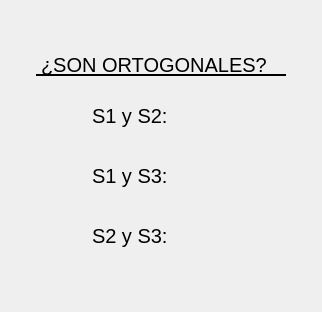
                <widget class="QWidget" name="tab_18">
                 <attribute name="title">
                  <string>Ortogonalidad</string>
                 </attribute>
                 <layout class="QGridLayout" name="gridLayout_9">
                  <item row="0" column="0">
                   <widget class="QFrame" name="frame_47">
                    <property name="minimumSize">
                     <size>
                      <width>0</width>
                      <height>185</height>
                     </size>
                    </property>
                    <property name="styleSheet">
                     <string notr="true">QFrame{
border: none
}</string>
                    </property>
                    <property name="frameShape">
                     <enum>QFrame::StyledPanel</enum>
                    </property>
                    <property name="frameShadow">
                     <enum>QFrame::Raised</enum>
                    </property>
                    <layout class="QGridLayout" name="gridLayout_18">
                     <property name="leftMargin">
                      <number>0</number>
                     </property>
                     <property name="topMargin">
                      <number>0</number>
                     </property>
                     <property name="rightMargin">
                      <number>0</number>
                     </property>
                     <property name="bottomMargin">
                      <number>0</number>
                     </property>
                     <property name="verticalSpacing">
                      <number>10</number>
                     </property>
                     <item row="4" column="0">
                      <widget class="QFrame" name="frame_107">
                       <property name="minimumSize">
                        <size>
                         <width>300</width>
                         <height>50</height>
                        </size>
                       </property>
                       <property name="maximumSize">
                        <size>
                         <width>300</width>
                         <height>50</height>
                        </size>
                       </property>
                       <property name="frameShape">
                        <enum>QFrame::StyledPanel</enum>
                       </property>
                       <property name="frameShadow">
                        <enum>QFrame::Raised</enum>
                       </property>
                       <layout class="QGridLayout" name="gridLayout_76">
                        <property name="leftMargin">
                         <number>0</number>
                        </property>
                        <property name="topMargin">
                         <number>0</number>
                        </property>
                        <property name="rightMargin">
                         <number>0</number>
                        </property>
                        <property name="bottomMargin">
                         <number>0</number>
                        </property>
                        <item row="0" column="1">
                         <widget class="QFrame" name="frame_108">
                          <property name="minimumSize">
                           <size>
                            <width>100</width>
                            <height>50</height>
                           </size>
                          </property>
                          <property name="maximumSize">
                           <size>
                            <width>100</width>
                            <height>50</height>
                           </size>
                          </property>
                          <property name="frameShape">
                           <enum>QFrame::StyledPanel</enum>
                          </property>
                          <property name="frameShadow">
                           <enum>QFrame::Raised</enum>
                          </property>
                          <layout class="QGridLayout" name="gridLayout_121">
                           <item row="0" column="0">
                            <widget class="QLabel" name="label_34">
                             <property name="minimumSize">
                              <size>
                               <width>90</width>
                               <height>30</height>
                              </size>
                             </property>
                             <property name="maximumSize">
                              <size>
                               <width>100</width>
                               <height>50</height>
                              </size>
                             </property>
                             <property name="styleSheet">
                              <string notr="true">QLabel{
qproperty-alignment: AlignRight;
font-size: 20px;
border: none;
}</string>
                             </property>
                             <property name="text">
                              <string>S2 y S3:</string>
                             </property>
                            </widget>
                           </item>
                          </layout>
                         </widget>
                        </item>
                        <item row="0" column="2">
                         <widget class="QFrame" name="frame_109">
                          <property name="minimumSize">
                           <size>
                            <width>50</width>
                            <height>50</height>
                           </size>
                          </property>
                          <property name="maximumSize">
                           <size>
                            <width>50</width>
                            <height>50</height>
                           </size>
                          </property>
                          <property name="frameShape">
                           <enum>QFrame::StyledPanel</enum>
                          </property>
                          <property name="frameShadow">
                           <enum>QFrame::Raised</enum>
                          </property>
                          <layout class="QHBoxLayout" name="horizontalLayout_8">
                           <property name="spacing">
                            <number>0</number>
                           </property>
                           <property name="leftMargin">
                            <number>0</number>
                           </property>
                           <property name="topMargin">
                            <number>0</number>
                           </property>
                           <property name="rightMargin">
                            <number>0</number>
                           </property>
                           <property name="bottomMargin">
                            <number>0</number>
                           </property>
                           <item>
                            <widget class="QLabel" name="O23">
                             <property name="minimumSize">
                              <size>
                               <width>40</width>
                               <height>40</height>
                              </size>
                             </property>
                             <property name="maximumSize">
                              <size>
                               <width>40</width>
                               <height>40</height>
                              </size>
                             </property>
                             <property name="styleSheet">
                              <string notr="true">QLabel{
border: none;
}</string>
                             </property>
                             <property name="text">
                              <string/>
                             </property>
                             <property name="pixmap">
                              <pixmap>../GUI Tesis/Empty.png</pixmap>
                             </property>
                             <property name="scaledContents">
                              <bool>true</bool>
                             </property>
                            </widget>
                           </item>
                          </layout>
                         </widget>
                        </item>
                        <item row="0" column="0">
                         <spacer name="horizontalSpacer_30">
                          <property name="orientation">
                           <enum>Qt::Horizontal</enum>
                          </property>
                          <property name="sizeHint" stdset="0">
                           <size>
                            <width>40</width>
                            <height>20</height>
                           </size>
                          </property>
                         </spacer>
                        </item>
                        <item row="0" column="3">
                         <spacer name="horizontalSpacer_31">
                          <property name="orientation">
                           <enum>Qt::Horizontal</enum>
                          </property>
                          <property name="sizeHint" stdset="0">
                           <size>
                            <width>40</width>
                            <height>20</height>
                           </size>
                          </property>
                         </spacer>
                        </item>
                       </layout>
                      </widget>
                     </item>
                     <item row="1" column="0">
                      <widget class="QFrame" name="frame_18">
                       <property name="minimumSize">
                        <size>
                         <width>300</width>
                         <height>30</height>
                        </size>
                       </property>
                       <property name="maximumSize">
                        <size>
                         <width>300</width>
                         <height>30</height>
                        </size>
                       </property>
                       <property name="frameShape">
                        <enum>QFrame::StyledPanel</enum>
                       </property>
                       <property name="frameShadow">
                        <enum>QFrame::Raised</enum>
                       </property>
                       <layout class="QGridLayout" name="gridLayout_23">
                        <property name="leftMargin">
                         <number>0</number>
                        </property>
                        <property name="topMargin">
                         <number>0</number>
                        </property>
                        <property name="rightMargin">
                         <number>0</number>
                        </property>
                        <property name="bottomMargin">
                         <number>0</number>
                        </property>
                        <item row="0" column="2">
                         <spacer name="horizontalSpacer_10">
                          <property name="orientation">
                           <enum>Qt::Horizontal</enum>
                          </property>
                          <property name="sizeHint" stdset="0">
                           <size>
                            <width>40</width>
                            <height>20</height>
                           </size>
                          </property>
                         </spacer>
                        </item>
                        <item row="0" column="1">
                         <widget class="QLabel" name="label_38">
                          <property name="minimumSize">
                           <size>
                            <width>250</width>
                            <height>20</height>
                           </size>
                          </property>
                          <property name="maximumSize">
                           <size>
                            <width>250</width>
                            <height>20</height>
                           </size>
                          </property>
                          <property name="styleSheet">
                           <string notr="true">QLabel{
qproperty-alignment: AlignCenter;
font-size: 20px;
border: none;
border-bottom: 2px solid black;
}</string>
                          </property>
                          <property name="text">
                           <string>¿SON ORTOGONALES?</string>
                          </property>
                         </widget>
                        </item>
                        <item row="0" column="0">
                         <spacer name="horizontalSpacer_9">
                          <property name="orientation">
                           <enum>Qt::Horizontal</enum>
                          </property>
                          <property name="sizeHint" stdset="0">
                           <size>
                            <width>40</width>
                            <height>20</height>
                           </size>
                          </property>
                         </spacer>
                        </item>
                       </layout>
                      </widget>
                     </item>
                     <item row="2" column="0">
                      <widget class="QFrame" name="frame_19">
                       <property name="minimumSize">
                        <size>
                         <width>300</width>
                         <height>50</height>
                        </size>
                       </property>
                       <property name="maximumSize">
                        <size>
                         <width>300</width>
                         <height>50</height>
                        </size>
                       </property>
                       <property name="frameShape">
                        <enum>QFrame::StyledPanel</enum>
                       </property>
                       <property name="frameShadow">
                        <enum>QFrame::Raised</enum>
                       </property>
                       <layout class="QGridLayout" name="gridLayout_24">
                        <property name="leftMargin">
                         <number>0</number>
                        </property>
                        <property name="topMargin">
                         <number>0</number>
                        </property>
                        <property name="rightMargin">
                         <number>0</number>
                        </property>
                        <property name="bottomMargin">
                         <number>0</number>
                        </property>
                        <item row="0" column="1">
                         <widget class="QFrame" name="frame_21">
                          <property name="minimumSize">
                           <size>
                            <width>100</width>
                            <height>50</height>
                           </size>
                          </property>
                          <property name="maximumSize">
                           <size>
                            <width>100</width>
                            <height>50</height>
                           </size>
                          </property>
                          <property name="frameShape">
                           <enum>QFrame::StyledPanel</enum>
                          </property>
                          <property name="frameShadow">
                           <enum>QFrame::Raised</enum>
                          </property>
                          <layout class="QGridLayout" name="gridLayout_19">
                           <item row="0" column="0">
                            <widget class="QLabel" name="label_31">
                             <property name="minimumSize">
                              <size>
                               <width>90</width>
                               <height>30</height>
                              </size>
                             </property>
                             <property name="maximumSize">
                              <size>
                               <width>100</width>
                               <height>50</height>
                              </size>
                             </property>
                             <property name="styleSheet">
                              <string notr="true">QLabel{
qproperty-alignment: AlignRight;
font-size: 20px;
border: none;
}</string>
                             </property>
                             <property name="text">
                              <string>S1 y S2:</string>
                             </property>
                            </widget>
                           </item>
                          </layout>
                         </widget>
                        </item>
                        <item row="0" column="2">
                         <widget class="QFrame" name="frame_20">
                          <property name="minimumSize">
                           <size>
                            <width>50</width>
                            <height>50</height>
                           </size>
                          </property>
                          <property name="maximumSize">
                           <size>
                            <width>50</width>
                            <height>50</height>
                           </size>
                          </property>
                          <property name="frameShape">
                           <enum>QFrame::StyledPanel</enum>
                          </property>
                          <property name="frameShadow">
                           <enum>QFrame::Raised</enum>
                          </property>
                          <layout class="QHBoxLayout" name="horizontalLayout_3">
                           <property name="spacing">
                            <number>0</number>
                           </property>
                           <property name="leftMargin">
                            <number>0</number>
                           </property>
                           <property name="topMargin">
                            <number>0</number>
                           </property>
                           <property name="rightMargin">
                            <number>0</number>
                           </property>
                           <property name="bottomMargin">
                            <number>0</number>
                           </property>
                           <item>
                            <widget class="QLabel" name="O12">
                             <property name="minimumSize">
                              <size>
                               <width>40</width>
                               <height>40</height>
                              </size>
                             </property>
                             <property name="maximumSize">
                              <size>
                               <width>40</width>
                               <height>40</height>
                              </size>
                             </property>
                             <property name="styleSheet">
                              <string notr="true">QLabel{
border: none;
}</string>
                             </property>
                             <property name="text">
                              <string/>
                             </property>
                             <property name="pixmap">
                              <pixmap>../GUI Tesis/Empty.png</pixmap>
                             </property>
                             <property name="scaledContents">
                              <bool>true</bool>
                             </property>
                            </widget>
                           </item>
                          </layout>
                         </widget>
                        </item>
                        <item row="0" column="0">
                         <spacer name="horizontalSpacer_24">
                          <property name="orientation">
                           <enum>Qt::Horizontal</enum>
                          </property>
                          <property name="sizeHint" stdset="0">
                           <size>
                            <width>40</width>
                            <height>20</height>
                           </size>
                          </property>
                         </spacer>
                        </item>
                        <item row="0" column="3">
                         <spacer name="horizontalSpacer_25">
                          <property name="orientation">
                           <enum>Qt::Horizontal</enum>
                          </property>
                          <property name="sizeHint" stdset="0">
                           <size>
                            <width>40</width>
                            <height>20</height>
                           </size>
                          </property>
                         </spacer>
                        </item>
                       </layout>
                      </widget>
                     </item>
                     <item row="3" column="0">
                      <widget class="QFrame" name="frame_104">
                       <property name="minimumSize">
                        <size>
                         <width>300</width>
                         <height>50</height>
                        </size>
                       </property>
                       <property name="maximumSize">
                        <size>
                         <width>300</width>
                         <height>50</height>
                        </size>
                       </property>
                       <property name="frameShape">
                        <enum>QFrame::StyledPanel</enum>
                       </property>
                       <property name="frameShadow">
                        <enum>QFrame::Raised</enum>
                       </property>
                       <layout class="QGridLayout" name="gridLayout_66">
                        <property name="leftMargin">
                         <number>0</number>
                        </property>
                        <property name="topMargin">
                         <number>0</number>
                        </property>
                        <property name="rightMargin">
                         <number>0</number>
                        </property>
                        <property name="bottomMargin">
                         <number>0</number>
                        </property>
                        <item row="0" column="2">
                         <widget class="QFrame" name="frame_106">
                          <property name="minimumSize">
                           <size>
                            <width>50</width>
                            <height>50</height>
                           </size>
                          </property>
                          <property name="maximumSize">
                           <size>
                            <width>50</width>
                            <height>50</height>
                           </size>
                          </property>
                          <property name="frameShape">
                           <enum>QFrame::StyledPanel</enum>
                          </property>
                          <property name="frameShadow">
                           <enum>QFrame::Raised</enum>
                          </property>
                          <layout class="QHBoxLayout" name="horizontalLayout_7">
                           <property name="spacing">
                            <number>0</number>
                           </property>
                           <property name="leftMargin">
                            <number>0</number>
                           </property>
                           <property name="topMargin">
                            <number>0</number>
                           </property>
                           <property name="rightMargin">
                            <number>0</number>
                           </property>
                           <property name="bottomMargin">
                            <number>0</number>
                           </property>
                           <item>
                            <widget class="QLabel" name="O13">
                             <property name="minimumSize">
                              <size>
                               <width>40</width>
                               <height>40</height>
                              </size>
                             </property>
                             <property name="maximumSize">
                              <size>
                               <width>40</width>
                               <height>40</height>
                              </size>
                             </property>
                             <property name="styleSheet">
                              <string notr="true">QLabel{
border: none;
}</string>
                             </property>
                             <property name="text">
                              <string/>
                             </property>
                             <property name="pixmap">
                              <pixmap>../GUI Tesis/Empty.png</pixmap>
                             </property>
                             <property name="scaledContents">
                              <bool>true</bool>
                             </property>
                            </widget>
                           </item>
                          </layout>
                         </widget>
                        </item>
                        <item row="0" column="1">
                         <widget class="QFrame" name="frame_105">
                          <property name="minimumSize">
                           <size>
                            <width>100</width>
                            <height>50</height>
                           </size>
                          </property>
                          <property name="maximumSize">
                           <size>
                            <width>100</width>
                            <height>50</height>
                           </size>
                          </property>
                          <property name="frameShape">
                           <enum>QFrame::StyledPanel</enum>
                          </property>
                          <property name="frameShadow">
                           <enum>QFrame::Raised</enum>
                          </property>
                          <layout class="QGridLayout" name="gridLayout_71">
                           <item row="0" column="0">
                            <widget class="QLabel" name="label_33">
                             <property name="minimumSize">
                              <size>
                               <width>90</width>
                               <height>30</height>
                              </size>
                             </property>
                             <property name="maximumSize">
                              <size>
                               <width>100</width>
                               <height>50</height>
                              </size>
                             </property>
                             <property name="styleSheet">
                              <string notr="true">QLabel{
qproperty-alignment: AlignRight;
font-size: 20px;
border: none;
}</string>
                             </property>
                             <property name="text">
                              <string>S1 y S3:</string>
                             </property>
                            </widget>
                           </item>
                          </layout>
                         </widget>
                        </item>
                        <item row="0" column="3">
                         <spacer name="horizontalSpacer_29">
                          <property name="orientation">
                           <enum>Qt::Horizontal</enum>
                          </property>
                          <property name="sizeHint" stdset="0">
                           <size>
                            <width>40</width>
                            <height>20</height>
                           </size>
                          </property>
                         </spacer>
                        </item>
                        <item row="0" column="0">
                         <spacer name="horizontalSpacer_28">
                          <property name="orientation">
                           <enum>Qt::Horizontal</enum>
                          </property>
                          <property name="sizeHint" stdset="0">
                           <size>
                            <width>40</width>
                            <height>20</height>
                           </size>
                          </property>
                         </spacer>
                        </item>
                       </layout>
                      </widget>
                     </item>
                     <item row="0" column="0">
                      <spacer name="verticalSpacer_7">
                       <property name="orientation">
                        <enum>Qt::Vertical</enum>
                       </property>
                       <property name="sizeHint" stdset="0">
                        <size>
                         <width>20</width>
                         <height>40</height>
                        </size>
                       </property>
                      </spacer>
                     </item>
                    </layout>
                   </widget>
                  </item>
                  <item row="1" column="0">
                   <spacer name="verticalSpacer_12">
                    <property name="orientation">
                     <enum>Qt::Vertical</enum>
                    </property>
                    <property name="sizeHint" stdset="0">
                     <size>
                      <width>20</width>
                      <height>40</height>
                     </size>
                    </property>
                   </spacer>
                  </item>
                 </layout>
                </widget>
